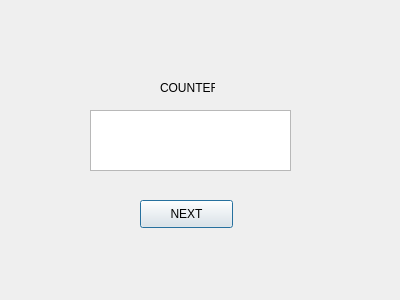
<?xml version="1.0" encoding="UTF-8"?>
<ui version="4.0">
 <class>Dialog</class>
 <widget class="QDialog" name="Dialog">
  <property name="geometry">
   <rect>
    <x>0</x>
    <y>0</y>
    <width>400</width>
    <height>300</height>
   </rect>
  </property>
  <property name="windowTitle">
   <string>Dialog</string>
  </property>
  <widget class="QPushButton" name="nextButton">
   <property name="geometry">
    <rect>
     <x>140</x>
     <y>200</y>
     <width>93</width>
     <height>28</height>
    </rect>
   </property>
   <property name="text">
    <string>NEXT</string>
   </property>
  </widget>
  <widget class="QLabel" name="label">
   <property name="geometry">
    <rect>
     <x>160</x>
     <y>80</y>
     <width>55</width>
     <height>16</height>
    </rect>
   </property>
   <property name="text">
    <string>COUNTER</string>
   </property>
  </widget>
  <widget class="QTextBrowser" name="textBrowser">
   <property name="geometry">
    <rect>
     <x>90</x>
     <y>110</y>
     <width>201</width>
     <height>61</height>
    </rect>
   </property>
  </widget>
 </widget>
 <resources/>
 <connections/>
</ui>
